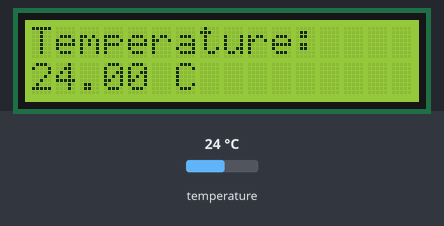
The sketch below on a simulated Arduino Uno, built with avr-gcc and run on an emulated ATmega328P. On the bench: 16×2 character LCD. The inputs (shaded band) are chosen by the test bench; at power-on: temperature 24 °C. What the sketch prints to the serial monitor is not drawn.

Above: at 1.2 s.
1.3 s: temperature set to 12 °C
At 3.8 s:
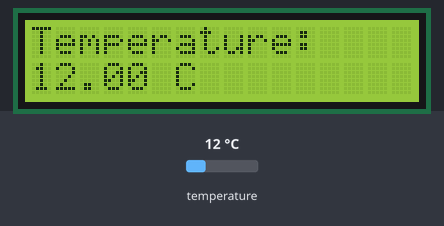
4.1 s: temperature set to 19 °C
At 5.2 s:
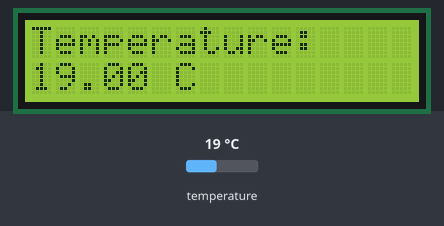
6.6 s: temperature set to 28 °C
At 9.1 s:
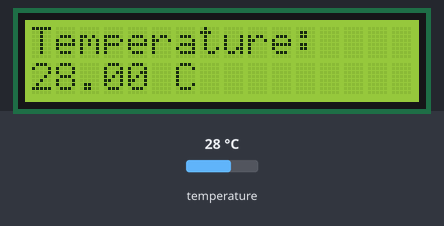
Timing chart, 0 to 10.6 s (numbered marks = the images above; inputs shaded):
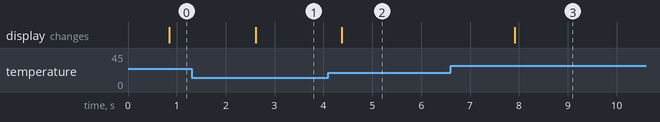

Measured:
- after the input at 1.3 s, the display: changes after 1.3 s (image 1)
- after the input at 4.1 s, the display: changes after 0.28 s (image 2)
- after the input at 6.6 s, the display: changes after 1.3 s (image 3)

The sketch:

DS18B20_Temperature_Sensor_With_LCD_Display.ino
```cpp
#include <OneWire.h>
#include <DallasTemperature.h>
#include <LiquidCrystal.h>

// Pin definitions
const int sensorPin = 2;  // DS18B20 data pin
const int rs = 7, en = 8, d4 = 9, d5 = 10, d6 = 11, d7 = 12;  // LCD pinout

// Setup the OneWire and DallasTemperature libraries
OneWire oneWire(sensorPin);
DallasTemperature sensors(&oneWire);

// Setup the LCD display
LiquidCrystal lcd(rs, en, d4, d5, d6, d7);

void setup() {
  // Start serial communication for debugging
  Serial.begin(9600);

  // Start the DallasTemperature library
  sensors.begin();

  // Initialize the LCD display
  lcd.begin(16, 2);

  // Print a welcome message to the LCD display
  lcd.print("Temperature: ");
}

void loop() {
  // Request temperature readings from the DS18B20 sensor
  sensors.requestTemperatures();

  // Read the temperature and convert it to Celsius
  float tempC = sensors.getTempCByIndex(0);

  // Print the temperature to the serial monitor for debugging
  Serial.print("Temperature: ");
  Serial.print(tempC);
  Serial.println(" °C");

  // Display the temperature on the LCD display
  lcd.setCursor(0, 1);
  lcd.print(tempC);
  lcd.print(" C");

  // Wait for 1 second before repeating
  delay(1000);
}
```
